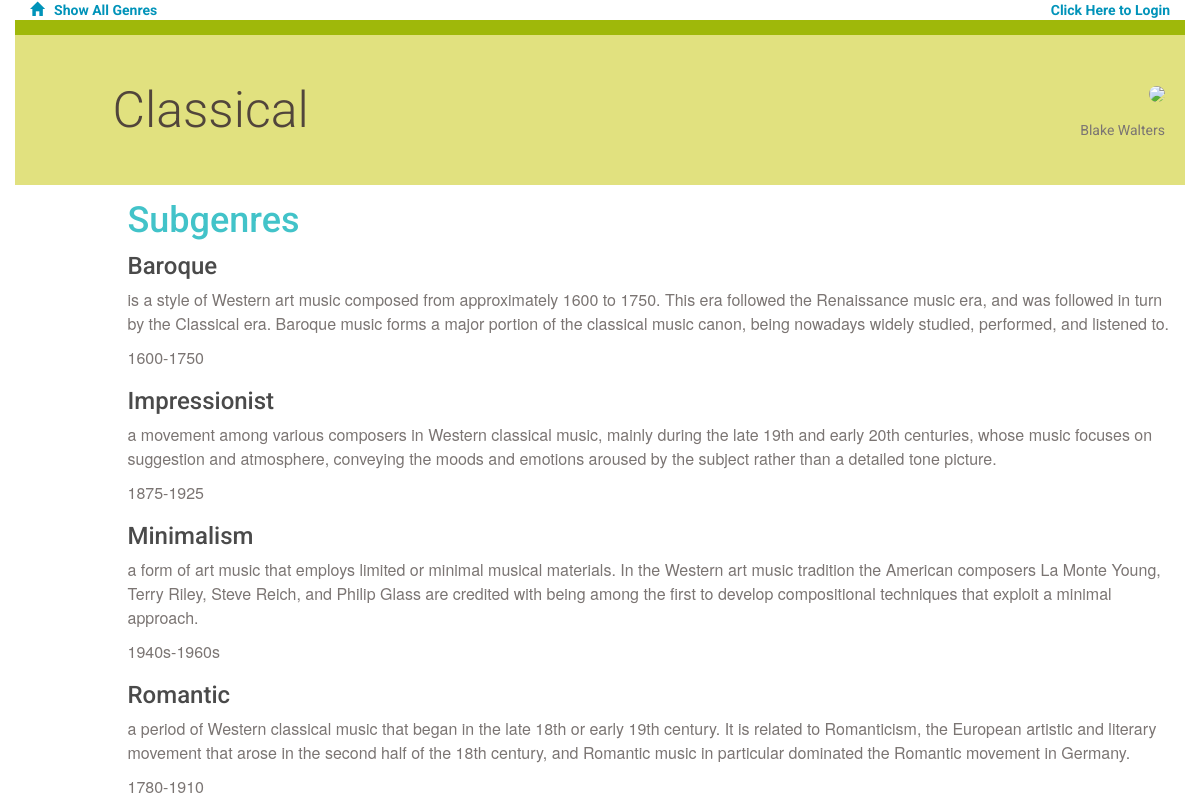
Page /genres/4/subgenre/ on the committed database.
### database_setup.py (models this page shows, shortened)
class Genre(Base):
    __tablename__ = 'genre'
    id = Column(Integer, primary_key = True)
    name = Column(String(80), nullable = False)
    user_id = Column(Integer, ForeignKey('user.id'))
    user = relationship(User)

class User(Base):
    __tablename__ = 'user'
    id = Column(Integer, primary_key=True)
    name = Column(String(250), nullable=False)
    email = Column(String(250), nullable=False)

class Subgenre(Base):
    __tablename__ = 'subgenre'
    name = Column(String(80), nullable = False)
    id = Column(Integer, primary_key = True)
    description = Column(String(400))
    instruments = Column(String(250))
    popular_years = Column(String(20))
    genre_id = Column(Integer, ForeignKey('genre.id'))
    genre = relationship(Genre)
    user_id = Column(Integer, ForeignKey('user.id'))
    user = relationship(User)

### application.py (the view)
@app.route('/genre/<int:genre_id>/')
@app.route('/genres/<int:genre_id>/subgenre/')
def genreSubgenre(genre_id):
    genre = session.query(Genre).filter_by(id = genre_id).one()
    creator = getUserInfo(genre.user_id)
    subgenres = session.query(Subgenre).filter_by(genre_id = genre_id).all()
    if 'username' not in login_session or creator.id != login_session['user_id']:
        return render_template('publicsubgenre.html', subgenres=subgenres, genre=genre, creator=creator)
    else:
        return render_template('subgenre.html', subgenres=subgenres, genre=genre, creator=creator)

### application.py (called while the page is built)
def getUserInfo(user_id):
    user = session.query(User).filter_by(id=user_id).one()
    return user

### templates/publicsubgenre.html (shortened to what this page needs)
{% extends "main.html" %}
{% block content %}
{% include "header.html" %}
    <div class="row divider green">
        <div class="col-md-12"></div>
    </div>
    <div class="row banner subgenre">
        <div class="col-md-11 col-md-offset-1 padding-none">
            <h1>{{genre.name}}
            <figure class="creator">
                <img src="{{url_for('static', filename='blank_user.gif')}}">
                <figcaption>{{creator.name}}</figcaption>
            </figure>
            </h1>
        </div>
    </div>
<div class = "row">
    <div class="col-md-12">
    </div>
</div>
<div class="row">
    <div class="col-md-1"></div>
    <div class="col-md-11">
        <h2>Subgenres</h2>
            {% for i in subgenres %}
                <div class="subgenre">
                    <h3>{{i.name}}</h3>
                    <p>{{i.description}}</p>
                    <p class="popular_years">{{i.popular_years}}</p>
                </div>
            {% endfor %}
    </div>
</div>
{% endblock %}

### static/styles.css (style rules this page uses)
* { font-family: "Helvetica Neue Bold", Roboto, Helvetica, Arial, sans-serif; font-weight: 700; }
h1 { font-family: "Helvetica Neue Light", Roboto, Helvetica, Arial, sans-serif; font-size: 50px; color: #51453B; line-height: 60px; font-weight: 300; }
h2 { font-size: 36px; color: #42C3C9; line-height: 29px; }
h3 { font-size: 24px; color: #4A4A4A; line-height: 23px; }
p { font-family: "Helvetica Neue", Roboto, Helvetica, Arial, sans-serif; font-size: 16px; color: #7B7573; line-height: 24px; font-weight: 400; }
.padding-none { padding: 0; }
.divider { height: 15px; }
.divider.green { background-color: #9FB80A; }
.banner.subgenre { height: 150px; background-color: #E1E17F; }
.banner h1 { margin: 45px 0; }
.creator { padding-right: 20px; margin-top: -20px; text-align: right; float:right; }
.creator img { width: 100px; border-radius: 50%; }
.creator figcaption { font-size: 14px; color: #7B7573; font-weight: 400; margin-top: -20px; }

### rows in the picture
Genre: name "Classical"
User: name "Blake Walters"
Subgenre: name "Baroque", description "is a style of Western art music composed from approximately 1600 to 1750. This era followed the Renaissance music era, and was followed in turn by the Classical era. Baroque music forms a major portion of the classical music canon, being nowadays widely studied, performed, and listened to.", popular_years "1600-1750"
Subgenre: name "Impressionist", description "a movement among various composers in Western classical music, mainly during the late 19th and early 20th centuries, whose music focuses on suggestion and atmosphere, conveying the moods and emotions aroused by the subject rather than a detailed tone picture.", popular_years "1875-1925"
Subgenre: name "Minimalism", description "a form of art music that employs limited or minimal musical materials. In the Western art music tradition the American composers La Monte Young, Terry Riley, Steve Reich, and Philip Glass are credited with being among the first to develop compositional techniques that exploit a minimal approach.", popular_years "1940s-1960s"
Subgenre: name "Romantic", description "a period of Western classical music that began in the late 18th or early 19th century. It is related to Romanticism, the European artistic and literary movement that arose in the second half of the 18th century, and Romantic music in particular dominated the Romantic movement in Germany.", popular_years "1780-1910"
